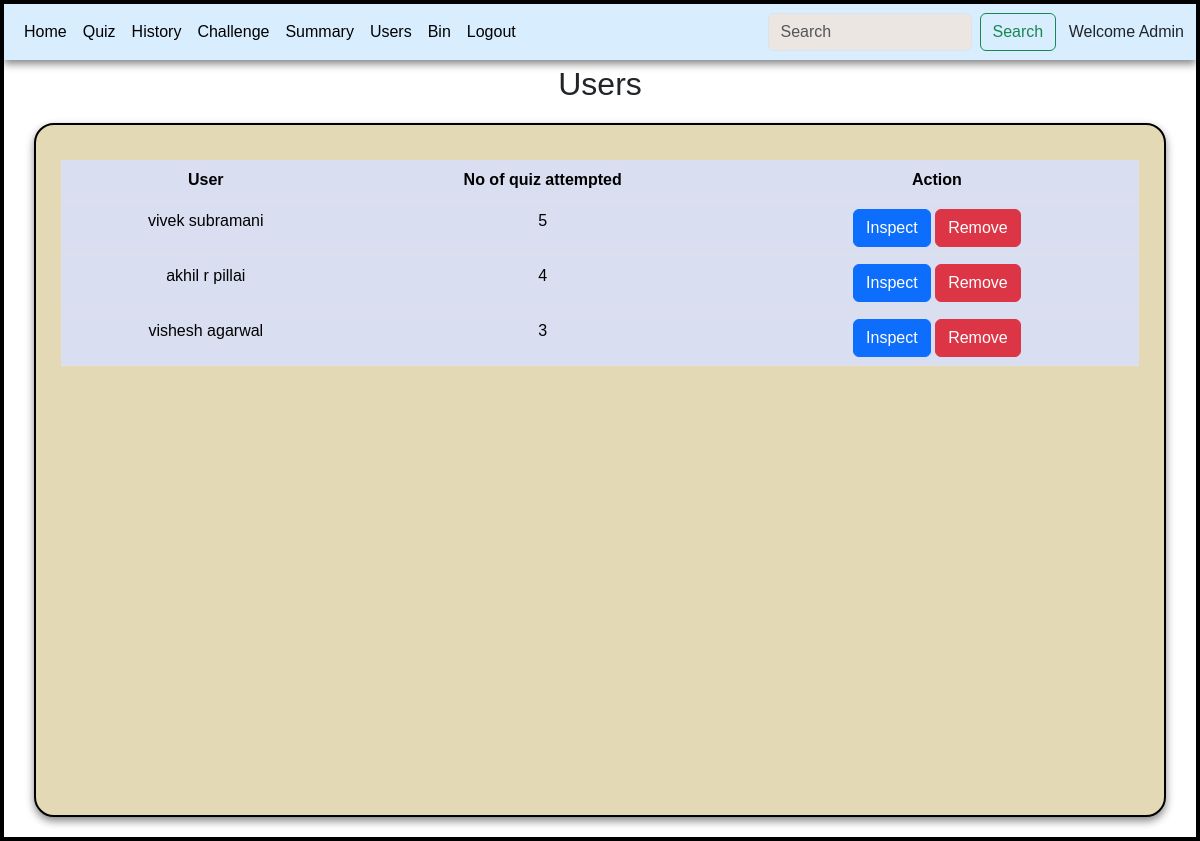
/usersdata, run on the app's committed database.
### controllers/models.py (models this page shows)
class User(db.Model):
    id = db.Column(db.Integer(), primary_key = True)
    username = db.Column(db.String(), nullable=False, unique = True)
    password = db.Column(db.String(), nullable = False)
    fullname = db.Column(db.String(), nullable=False)
    qualification = db.Column(db.String(), nullable=False)
    dob = db.Column(db.Date(),nullable = False)
    type = db.Column(db.String(), default="user")
    score = db.relationship('Score', backref='user')
    userdata = db.relationship('Userdata', backref='user')

### controllers/main.py (the view)
@app.route('/usersdata')
def users_data():
    if 'sw' in request.args:
        sw = request.args.get('sw')
        users = User.query.filter(User.fullname.like(sw)).all()
        quiz = Quiz.query.all()
        q = len(quiz)
        return render_template('userdata.html',users=users,q=q)
    elif 'emsg' in request.args:
        return render_template('userdata.html',users=[])
    users = User.query.filter_by(type="user").all()
    quiz = Quiz.query.all()
    q = len(quiz)
    return render_template('userdata.html',users=users,q=q)

### templates/userdata.html (shortened to what this page needs)
<!DOCTYPE html>
<html lang="en">
<head>
    <link rel="stylesheet" href="/static/style.css">
    <link href="https://cdn.jsdelivr.net/npm/bootstrap@5.3.3/dist/css/bootstrap.min.css" rel="stylesheet">
</head>
<body>
    <div id="main">
        <div id="canvas">
            <nav class="navbar navbar-expand-lg bg-body-dark" id="nav">
                <div class="container-fluid">
                  <div class="collapse navbar-collapse" id="navbarSupportedContent">
                    <ul class="navbar-nav me-auto mb-2 mb-lg-0">
                      <li class="nav-item">
                        <a class="nav-link active" aria-current="page" href="/admin">Home</a>
                      </li>
                      <li class="nav-item">
                        <a class="nav-link active" aria-current="page" href="/quizmantemp">Quiz</a>
                      </li>
                      <li class="nav-item">
                        <a class="nav-link active" aria-current="page" href="/history">History</a>
                      </li>
                      <li class="nav-item">
                        <a class="nav-link active" aria-current="page" href="/challengeque">Challenge</a>
                      </li>
                      <li class="nav-item">
                        <a class="nav-link active" aria-current="page" href="/adminsummary">Summary</a>
                      </li>
                      <li class="nav-item">
                        <a class="nav-link active" aria-current="page" href="/usersdata">Users</a>
                      </li>
                      <li class="nav-item">
                        <a class="nav-link active" aria-current="page" href="/bin">Bin</a>
                      </li>
                      <li class="nav-item">
                        <a class="nav-link active" aria-current="page" href="/">Logout</a>
                      </li>
                    </ul>
                    <form class="d-flex" action="/adminsearch/ud">
                      <input class="form-control me-2" type="search" placeholder="Search" aria-label="Search" name="search_word" style="background-color: #ece6e3;">
                      <button class="btn btn-outline-success" type="submit">Search</button>
                    </form>
                  </div>
                  <span>&ensp; Welcome Admin</span>
                </div>
            </nav>
            <h2 style="text-align: center;margin-top: 5px;">Users</h2>
            <div class="table-div" id="canvas">
              {% if users %}
                <table class="table table-hover" id="table-body">
                  <thead>
                    <tr>
                      <th scope="col">User</th>
                      <th scope ="col">No of quiz attempted</th>
                      <th scope="col">Action</th>
                    </tr>
                  </thead>
                  <tbody>
                    {% for user in users %}
                      <tr>
                        <td>{{ user.fullname }}</td>
                        <td>{{ user.score|length }}</td>
                        <td>
                          <a href='/inspect/{{ user.id }}' class="btn btn-primary">Inspect</a>
                          <a href='/remove/{{user.id}}' class="btn btn-danger">Remove</a>
                        </td>
                      </tr>
                    {% endfor %}
                  </tbody>
                </table>
              {% else %}
                  <p style="text-align: center;"> No Data to Display </p>
              {% endif %}
            </div>
        </div>
    </div>
</body>
</html>

### static/style.css (style rules this page uses)
* { margin: 0px; font-family: 'Gill Sans', 'Gill Sans MT', Calibri, 'Trebuchet MS', sans-serif; }
#main, #canvas { border: 2px solid black; }
#canvas { margin: auto; min-height: 694px; position: relative; }
#table-body { margin-left: 5px; margin: auto; margin-top: 10px; text-align: center; }
.table-div { background-color:#E3D9B4 !important; width: 95% !important; margin-top: 20px !important; margin-bottom: 20px !important; height: auto !important; border-radius: 20px; padding: 25px; box-shadow: 0 4px 8px rgba(0, 0, 0, 0.477); }
.table th, td { background-color: #D9DEF1 !important; padding: 10px; text-align: center; }
#nav { background-color: #d8eeff; box-shadow: 0 4px 8px rgba(0, 0, 0, 0.477); }

### data on the page
User: fullname "vivek subramani", score|length "5"
User: fullname "akhil r pillai", score|length "4"
User: fullname "vishesh agarwal", score|length "3"
